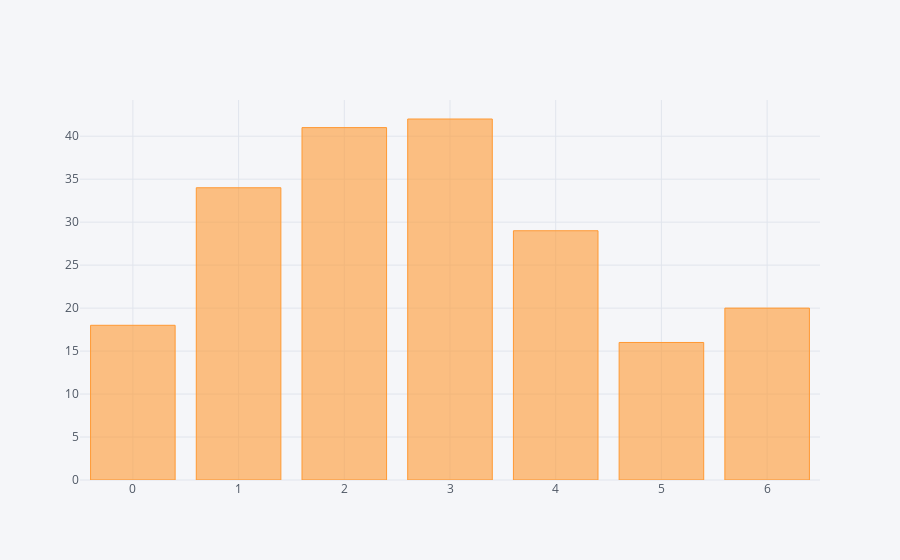

The code cell stored with this chart in its notebook:
### Code cell
weekday_count.iplot(kind='bar')

### Figure 1 — Plotly figure (JSON) as saved in the notebook; plotly's stock layout.template omitted (floating-point values rounded to 4 significant figures)
{"data": [{"marker": {"color": "rgba(255, 153, 51, 0.6)", "line": {"color": "rgba(255, 153, 51, 1.0)", "width": 1}}, "name": "weekday", "orientation": "v", "text": "", "type": "bar", "uid": "8e43443e-e1a4-4424-a88f-18db1d339d95", "x": [3, 2, 1, 4, 6, 0, 5], "y": [42, 41, 34, 29, 20, 18, 16]}], "layout": {"legend": {"bgcolor": "#F5F6F9", "font": {"color": "#4D5663"}}, "paper_bgcolor": "#F5F6F9", "plot_bgcolor": "#F5F6F9", "title": {"font": {"color": "#4D5663"}}, "xaxis": {"gridcolor": "#E1E5ED", "showgrid": true, "tickfont": {"color": "#4D5663"}, "title": {"font": {"color": "#4D5663"}, "text": ""}, "zerolinecolor": "#E1E5ED"}, "yaxis": {"gridcolor": "#E1E5ED", "showgrid": true, "tickfont": {"color": "#4D5663"}, "title": {"font": {"color": "#4D5663"}, "text": ""}, "zerolinecolor": "#E1E5ED"}}}
